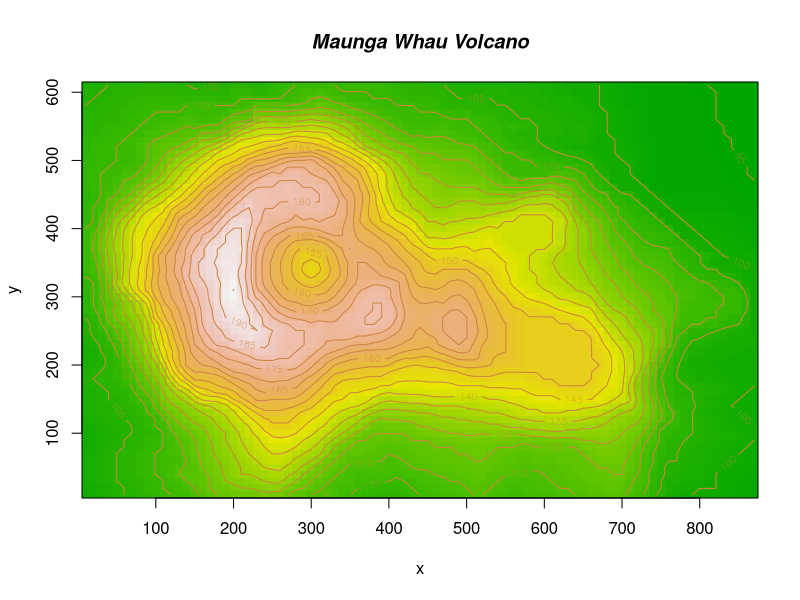
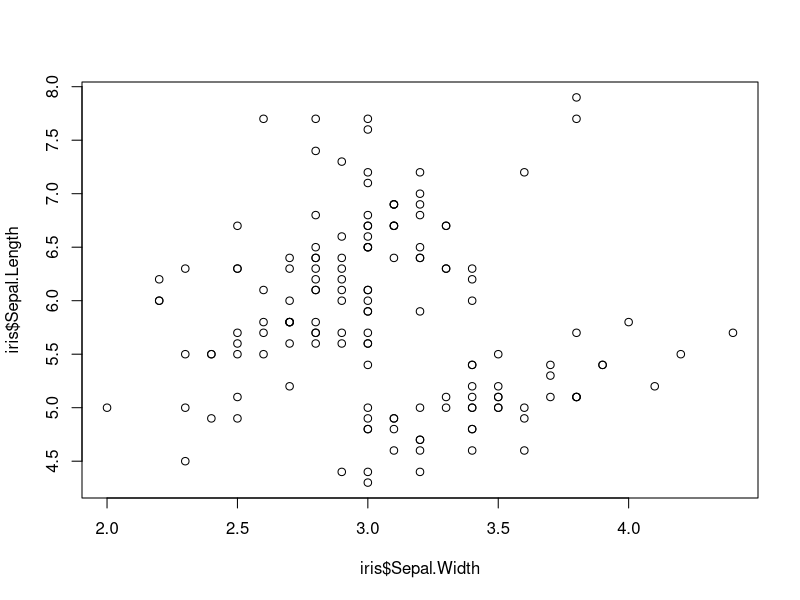
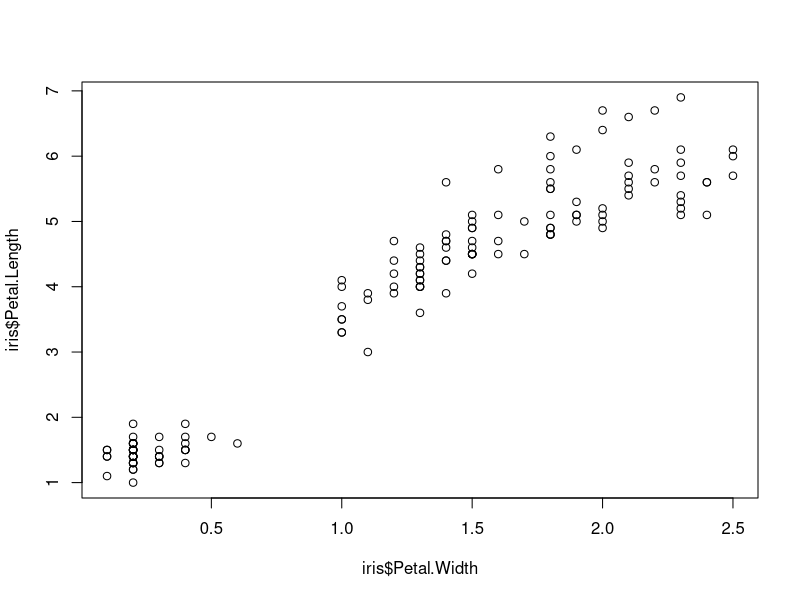
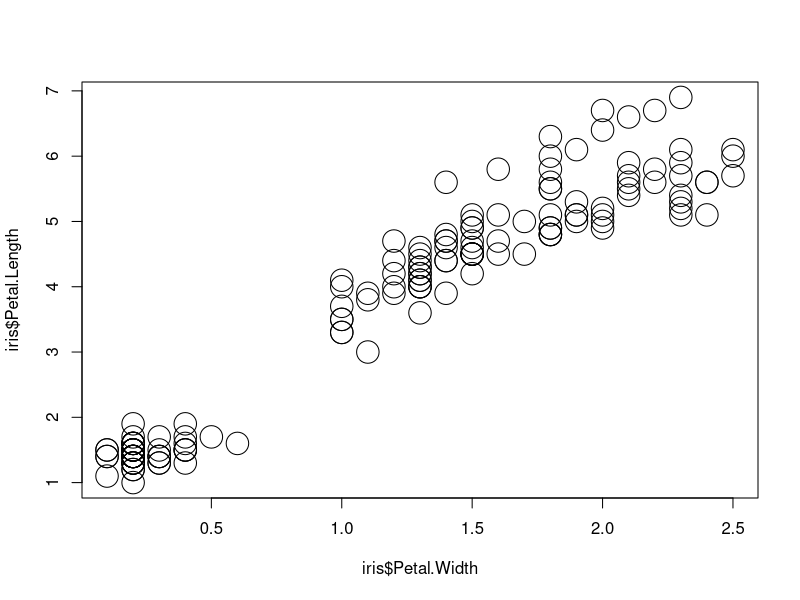
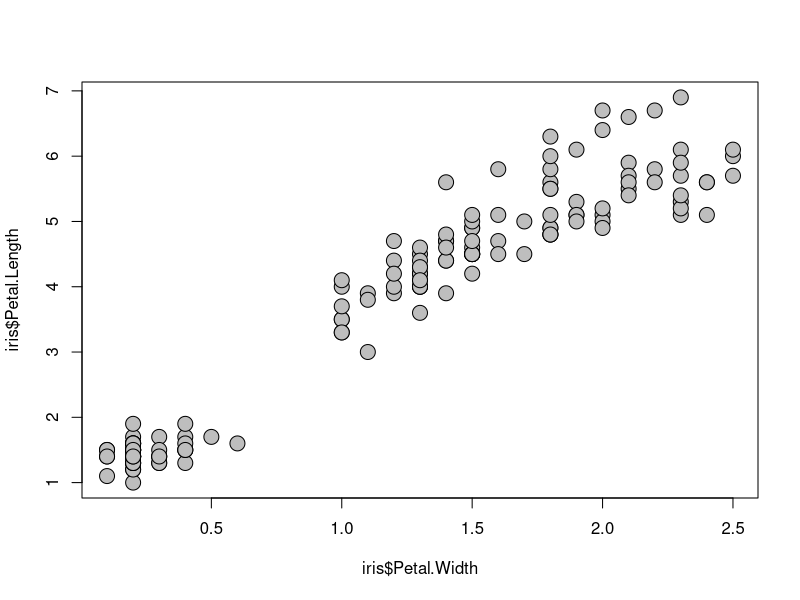
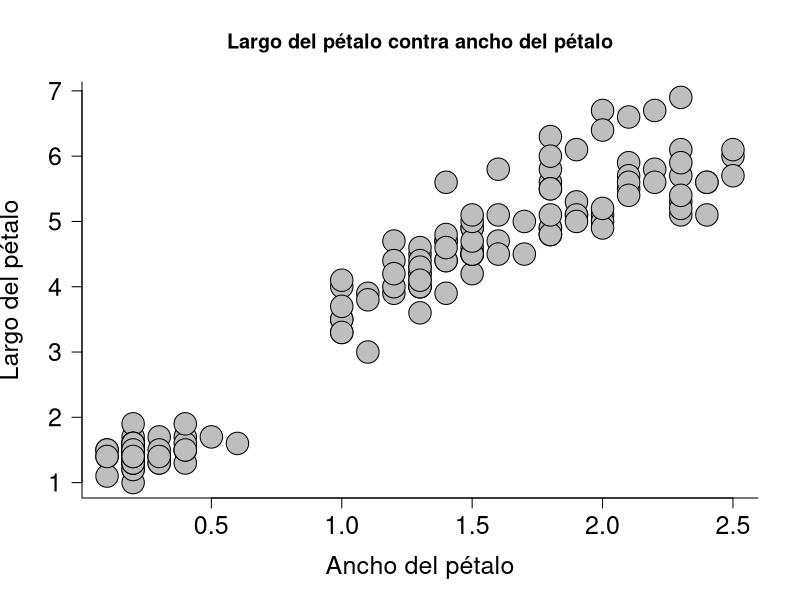
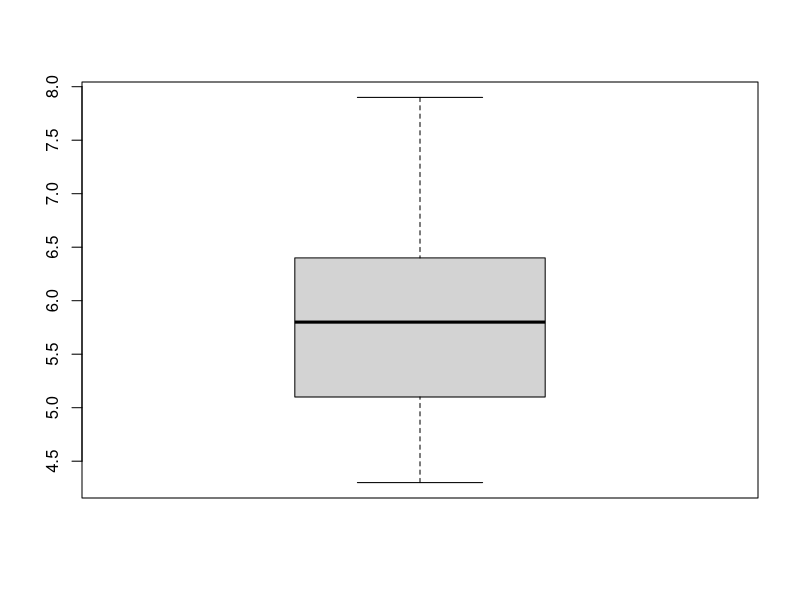
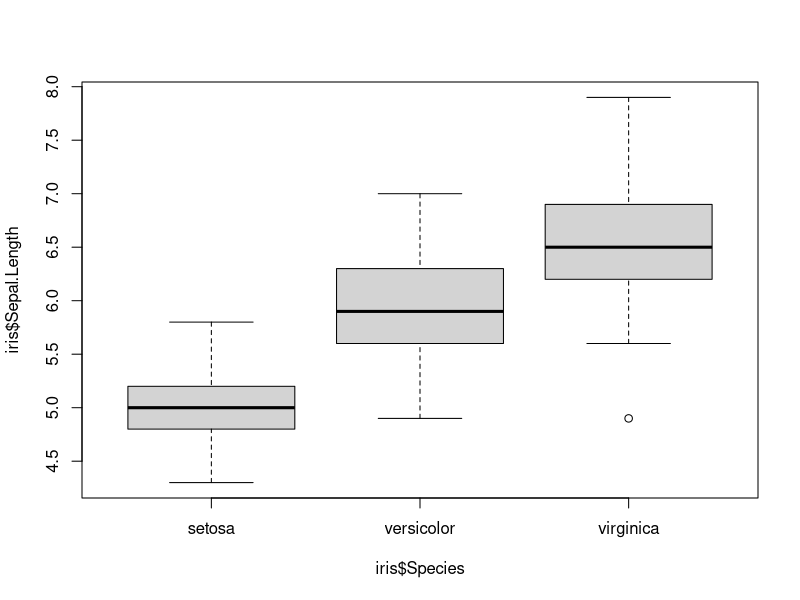

R code for these plots, in order:
################################################################################
### R BASICS WORKSHOP                                                        ###
### CLASE 7-1: Gráficos                                                      ###
###                                                                          ###
### Métodos de biología computacional                                        ###
### Facultad de Ciencias, UNAM                                               ###
### Website: github.com/hachepunto/R_Basics_workshop                         ###
################################################################################


### INTRODUCCIÓN ###############################################################

# R ofrece una variedad increíble de opciones para construir gráficos. Escribe
# este código EN LA CONSOLA para ver unas pocas de las opciones posibles. Va
# comentado porque la demo se detiene a esperar que presiones Enter entre una
# figura y otra, y eso impide correr el archivo completo de un jalón:
# demo(graphics)


# Una mejor versión del grafico del volcán (de la ayuda de la función *image*):
x <- 10*(1:nrow(volcano))
y <- 10*(1:ncol(volcano))
image(x, y, volcano, col = terrain.colors(100), axes = FALSE)
contour(x, y, volcano, levels = seq(90, 200, by = 5),
    add = TRUE, col = "peru")
axis(1, at = seq(100, 800, by = 100))
axis(2, at = seq(100, 600, by = 100))
box()
title(main = "Maunga Whau Volcano", font.main = 4)


# Esta parte del taller esta dividida en las siguientes secciones:

# A. Funciones gráficas de alto nivel (high-level functions) 
# B. Funciones gráficas de bajo nivel (low-level functions) 
# C. Parámetros gráficos modificados por la función *par* 
# D. Abrir múltiples ventanas y como partir una ventana gráfica
# E. Guardar gráficos como archivos 



### A. FUNCIONES GRÁFICAS DE ALTO NIVEL ########################################

# Las funciones gráficas de alto nivel se utilizan para crear gráficas, mientras
# que las de bajo nivel se utilizan para modificarlas o añadir elementos. 

# Acá vamos a ver algunos ejemplos, pero para una lista un poco más extensa 
# consulten las paginas 32 y 33 de "R para principiantes" (40 y 41 en la 
# la versión en Ingles).

data(iris)
str(iris)


## *plot* es una función genérica que sirve para hacer muchos tipos de gráficos.
# Una función genérica trabaja distinto dependiendo del tipo de argumentos que 
# se le da. Sin embargo, esta función se usa más frecuentemente para hacer 
# "scatterplots":  

plot(iris$Sepal.Length ~ iris$Sepal.Width)

plot(iris$Petal.Length ~ iris$Petal.Width)


# Existen muchos argumentos que pueden ser utilizados en la función *plot* y en 
# otras funciones para modificar figuras. Algunas de las más comunes son:

# type: cambia el tipo de grafico 

# pch: cambia la forma del símbolo
# cex: cambia el tamaño del símbolo
# col: cambia el color del símbolo
# bg: cambia el color del fondo del símbolo

# main: cambia el titulo principal
# xlab y ylab: cambian los títulos de los ejes
# cex.lab: cambia el tamaño del texto de los títulos de ejes
# cex.axis: cambia el tamaño del texto en los ejes

# las: controla la orientación del texto en el eje y
# bty: cambia el tipo de recuadro al rededor de los puntos 


plot(iris$Petal.Length ~ iris$Petal.Width, cex=3)

plot(iris$Petal.Length ~ iris$Petal.Width, cex=2, pch=21, col="black", bg="grey")

plot(iris$Petal.Length ~ iris$Petal.Width, cex=3, pch=21, col="black", bg="grey",
    main="Largo del pétalo contra ancho del pétalo", xlab="Ancho del pétalo", 
    ylab="Largo del pétalo", cex.lab=1.5, cex.axis=1.5, bty="l", las=1)



## Estas son otras funciones para gráficos comunes ##

# *boxplot* hace graficos de cajas
boxplot(iris$Sepal.Length)

boxplot(iris$Sepal.Length ~ iris$Species)

boxplot(iris$Sepal.Length ~ iris$Species, col="gold", horizontal=TRUE, las=1)

boxplot(iris$Sepal.Length ~ iris$Species, names=expression(italic("Iris setosa"), 
    italic("Iris versicolor"), italic("Iris virginica")), 
    xlab="Sepal length (cm)", col="gold", cex.lab=1.5, cex.axis=1.5, las=1)

?boxplot


# *hist* hace histogramas
hist(iris$Sepal.Length)

range(iris$Sepal.Length)

hist(iris$Sepal.Length, breaks=seq(min(iris$Sepal.Length), 
    max(iris$Sepal.Length), length.out=30), col="darkolivegreen", 
    border="white")

hist(iris$Sepal.Length, breaks=seq(min(iris$Sepal.Length), 
    max(iris$Sepal.Length), length.out=30), col="darkolivegreen", 
    border="white", xlab="Sepal Length", freq=FALSE)


# *pie* o *piechart* crea gráficos circulares 
table(iris$Species)

pie(x=table(iris$Species))


# *barplot* hace gráficos de barras
barplot(height=table(iris$Species))



### B. FUNCIONES GRÁFICAS DE BAJO NIVEL ########################################

# Aquí vamos a utilizar las funciones *points*, *lines* y *legend*. Para ver 
# una lista más extensa de funciones gráficas de bajo nivel ver la pagina 34
# de "R para principiantes"

# *type="n"* frecuentemente se utiliza para crear un grafico vacío
plot(iris$Petal.Length ~ iris$Petal.Width, type="n")

plot(iris$Petal.Length ~ iris$Petal.Width, xlab="Petal Width", 
    ylab="Petal Length", cex.lab=1.5, cex.axis=1.5, bty="l", las=1, type="n")

# *points* añade puntos a un grafico creado por *plot*    
points(iris$Petal.Length[iris$Species=="setosa"] ~ 
    iris$Petal.Width[iris$Species=="setosa"])
    
    
points(iris$Petal.Length[iris$Species=="setosa"] ~ 
    iris$Petal.Width[iris$Species=="setosa"], pch=19, cex=1.5, col="lightblue")

points(iris$Petal.Length[iris$Species=="versicolor"] ~ 
    iris$Petal.Width[iris$Species=="versicolor"], pch=19, cex=1.5, 
    col="darkorange")
 
points(iris$Petal.Length[iris$Species=="virginica"] ~ 
    iris$Petal.Width[iris$Species=="virginica"], pch=19, cex=1.5, 
    col="grey50")


# *lines* añade líneas a un grafico    
lines(x=c(0, 2.5), y=rep(mean(iris$Petal.Length[iris$Species=="setosa"]), 2), 
    col="royalblue4", lwd=3)      

lines(x=c(0, 2.5), y=rep(mean(iris$Petal.Length[iris$Species=="versicolor"]), 2), 
    col="orange", lwd=3)      
    
lines(x=c(0, 2.5), y=rep(mean(iris$Petal.Length[iris$Species=="virginica"]), 2), 
    col="black", lwd=3)      


# *legend* añade una leyenda                
legend(x="topleft", legend=c(expression(italic("Iris setosa")), 
    expression(italic("Iris versicolor")), expression(italic("Iris virginica"))), 
    pch=19, col=c("lightblue", "darkorange", "grey50"), cex=1.3)
    
legend(x=1.3, y=2.3, legend=c(expression(italic("Iris setosa")), 
    expression(italic("Iris versicolor")), expression(italic("Iris virginica"))), 
    pch=19, col=c("lightblue", "darkorange", "grey50"), cex=1.3)



### C. PARÁMETROS GRÁFICOS MODIFICADOS POR LA FUNCIÓN *par* #################### 

# Para tomar mayor control sobre gráficos, es necesario conocer la función *par*
# y sus argumentos asociados. 

# Muchas características de los gráficos pueden especificarse usando la *par* o
# en las funciones gráficas como *plot* (e.g. color). Otras pueden especificarse 
# solo utilizando *par* (e.g. tamaño del margen). La ayuda de la función *par* 
# tiene mucha información útil:
help(par)

# Primera versión:
hist(iris$Sepal.Length, breaks=seq(0, 8, 0.5), col="gray70", border="gray40", 
    xlab="", ylab="", main="", axes=FALSE, ylim=c(0,40))

hist(iris$Petal.Length, breaks=seq(0, 8, 0.5), density=30, add=TRUE)

axis(side=1, at=seq(0, 8, 1), cex.axis=2, lwd=2, las=1)
axis(side=2, at=seq(0, 40, 5), cex.axis=2, lwd=2, las=1)
# OJO: no se puede dar dos veces el mismo argumento en una llamada. Escribir
# 'cex.axis=1.5, cex.axis=2' produce el error "formal argument matched by
# multiple actual arguments".

mtext(text="Longitud (cm)", side=1, line=3, cex=2)
mtext(text="Especímenes", side=2, line=3.5, cex=2)

legend(x="topright", legend=c("Sépalos", "Pétalos"), fill=c("gray70", "black"), 
    density=c(NA, 30), pt.cex=2, border=c("gray40", "black"), cex=2)
    
    
# En esta primera versión hay un problema evidente con el título del eje de las
# y: se sale de la figura. Para corregirlo usamos el argumento *mar* de *par*,
# que define el ancho de los cuatro márgenes.

# Segunda versión:
par.viejo <- par(no.readonly = TRUE) # Guarda los parámetros actuales para
                                     # poder restaurarlos después

par(mar = c(5, 5, 4, 2), family="mono") # Esta es la única línea que es diferente

hist(iris$Sepal.Length, breaks=seq(0, 8, 0.5), col="gray70", border="gray40", 
    xlab="", ylab="", main="", axes=FALSE, ylim=c(0,40))

hist(iris$Petal.Length, breaks=seq(0, 8, 0.5), density=30, add=TRUE)

axis(side=1, at=seq(0, 8, 1), cex.axis=2, lwd=2, las=1)
axis(side=2, at=seq(0, 40, 5), cex.axis=1.5, cex.axis=2, lwd=2, las=1)

mtext(text="Length (cm)", side=1, line=3, cex=2)
mtext(text="Specimens", side=2, line=3.5, cex=2)

axis(side=1, at=seq(0, 8, 1), cex.axis=2, lwd=2, las=1)
axis(side=2, at=seq(0, 40, 5), cex.axis=2, lwd=2, las=1)

mtext(text="Longitud (cm)", side=1, line=3, cex=2)
mtext(text="Especímenes", side=2, line=3.5, cex=2)

legend(x="topright", legend=c("Sépalos", "Pétalos"), fill=c("gray70", "black"), 
    density=c(NA, 30), pt.cex=2, border=c("gray40", "black"), cex=2)

par(par.viejo) # Restaura los parámetros gráficos originales. Conviene hacerlo
               # siempre que se modifican con *par*, porque los cambios se
               # quedan pegados para TODAS las figuras siguientes.


### D. Abrir múltiples ventanas y partir una ventana gráfica ###################

## 1. Cómo abrir múltiples ventanas ##

# Si no hay una ventana gráfica activa (graphical device), una función gráfica
# crea una ventana antes de hacer un grafico. 
plot(iris$Petal.Length ~ iris$Petal.Width, pch=19)

# Para abrir más de una ventana gráfica se usa una función que depende del
# sistema: *X11()* en Linux, *quartz()* en Mac y *windows()* en Windows. La
# función *dev.new()* elige sola la que corresponda, y es la más portable.
# Va comentado porque no hace nada útil al correr el archivo por lotes:

# dev.new()
plot(iris$Sepal.Length, iris$Sepal.Width, pch=19, col="red")


## 2. Crear una ventana con múltiples paneles con *par* ##

# El argumento *mfrow* necesita 2 números: el numero de filas y columnas en las 
# que la ventana se va a dividir:
par(mfrow=c(1,2))
plot(iris$Petal.Length ~ iris$Petal.Width, pch=19)
plot(iris$Sepal.Length, iris$Sepal.Width, pch=19, col="red")

par(mfrow=c(2,1))
plot(iris$Petal.Length ~ iris$Petal.Width, pch=19)
plot(iris$Sepal.Length, iris$Sepal.Width, pch=19, col="red")

par(mfrow=c(1,1)) # Regresa a un solo panel


## 3. Crear una ventana con múltiples paneles con *layout* ##

# La funcion *layout* también puede dividir una ventana en paneles, pero los
# paneles no tienen que ser del mismo tamaño u organizarse en filas y columnas

# El principal argumento para la función *layout* es una matriz que define como
# se parte la ventana:

div <- matrix(1:3, nrow=3, ncol=1)
div

layout(mat=div)
layout.show(3)

plot(iris$Sepal.Length, iris$Sepal.Width, pch=19, cex.lab=1.5, cex.axis=1.5, 
    xlab="Sepal length (cm)", ylab="Sepal width (cm)")
plot(iris$Sepal.Length, iris$Petal.Length, pch=19, cex.lab=1.5, cex.axis=1.5, 
    xlab="Sepal length (cm)", ylab="Petal length (cm)")
plot(iris$Sepal.Length, iris$Petal.Width, pch=19, cex.lab=1.5, cex.axis=1.5, 
    xlab="Sepal length (cm)", ylab="Petal width (cm)")
plot(iris$Sepal.Length, iris$Petal.Width, pch=19, type="n", axes=FALSE, bty="n", 
    xlab="", ylab="")
    

div <- matrix(1:4, nrow=2, ncol=2)
div

layout(mat=div)
layout.show(4)

plot(iris$Sepal.Length, iris$Sepal.Width, pch=19, cex.lab=1.5, cex.axis=1.5, 
    xlab="Sepal length (cm)", ylab="Sepal width (cm)")
plot(iris$Sepal.Length, iris$Petal.Length, pch=19, cex.lab=1.5, cex.axis=1.5, 
    xlab="Sepal length (cm)", ylab="Petal length (cm)")
plot(iris$Sepal.Length, iris$Petal.Width, pch=19, cex.lab=1.5, cex.axis=1.5, 
    xlab="Sepal length (cm)", ylab="Petal width (cm)")
plot(iris$Sepal.Length, iris$Petal.Width, pch=19, type="n", axes=FALSE, bty="n", 
    xlab="", ylab="")
mtext("Sepal length", line=-3, cex=1.5)
mtext("versus", line=-5, cex=1.5)
mtext("other variables", line=-7, cex=1.5)
mtext("in Anderson's Iris", line=-9, cex=1.5)


# Esta es una gráfica sencilla con dos paneles
div <- matrix(1:2, nrow=1, ncol=2)
layout(mat=div)
layout.show(2)

plot(iris$Sepal.Length, iris$Sepal.Width)
plot(iris$Sepal.Length, iris$Petal.Length)


# ¿Y si queremos que un panel quede "contenido" por el otro?
div <- matrix(c(1,1,2,1), nrow=2, ncol=2)
div

layout(mat=div)
layout.show(2)

plot(iris$Sepal.Length, iris$Sepal.Width)
plot(iris$Sepal.Length, iris$Petal.Length)


# Además, con los argumentos *widths* y *heights* podemos cambiar el tamaño de
# las celdas en las columnas o filas
layout(mat=div, widths=c(2, 1), heights=c(1, 2))
layout.show(2)

plot(iris$Sepal.Length, iris$Sepal.Width)
plot(iris$Sepal.Length, iris$Petal.Length)

layout(1) # Regresa a un solo panel




### E. GUARDAR GRÁFICOS COMO ARCHIVOS ########################################## 

# Así como es posible enviar un gráfico a una ventana abierta, es posible 
# enviar un gráfico a un archivo abierto (ambos son tipos de "graphical devices").

# como *X11()* abre ventanas, hay varias funciones que abren varios tipos de 
# archivos: *jpeg*, *png*, *tiff*, *bmp*, *pdf*, *postscript*.


# Ejemplo utilizando *pdf*
help(pdf)


getwd() # Ver cuál es el directorio de trabajo

# Los archivos van a la carpeta "salidas", que se crea aquí si no existe:
dir.create("salidas", showWarnings = FALSE)


## Primera versión ##
# Paso 1. Abrir el archivo:
pdf(file="salidas/petalo_largo_vs_ancho.pdf", width = 9, height = 7) 

# Paso 2. Crear la figura en el archivo
plot(iris$Petal.Length ~ iris$Petal.Width, cex=3, pch=21, col="black", bg="grey",
    main="Largo del pétalo contra ancho del pétalo", xlab="Ancho del pétalo", 
    ylab="Largo del pétalo", cex.lab=1.5, cex.axis=1.5, bty="l", las=1)

# Paso 3. Cerrar el archivo. Si se te olvida este paso, el archivo queda
# incompleto y las figuras siguientes se siguen escribiendo en él:
dev.off() 



## Segunda versión ##
# En esta versión hacemos la figura en formato png, de buena calidad para
# imprimir. Con *res* se define la resolución en puntos por pulgada, y las
# dimensiones se dan en pixeles: 7 x 5 pulgadas a 300 ppp son 2100 x 1500.
png(filename="salidas/petalo_largo_vs_ancho.png", width=7*300, height=5*300, 
    pointsize=12, res=300) 

plot(iris$Petal.Length ~ iris$Petal.Width, cex=3, pch=21, col="black", bg="grey",
    main="Largo del pétalo contra ancho del pétalo", xlab="Ancho del pétalo", 
    ylab="Largo del pétalo", cex.lab=1.5, cex.axis=1.5, bty="l", las=1)

dev.off() 

list.files("salidas/") # Confirma que los dos archivos se crearon
